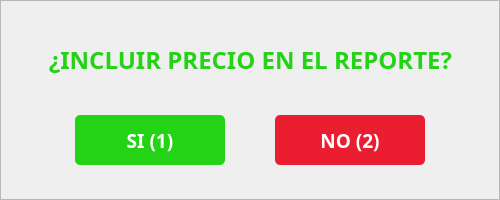
    <widget class="QFrame" name="frmDecidirReporte">
     <property name="geometry">
      <rect>
       <x>710</x>
       <y>440</y>
       <width>500</width>
       <height>200</height>
      </rect>
     </property>
     <property name="styleSheet">
      <string notr="true">#frmDecidirReporte{background-color: rgb(255, 255, 255);
color: rgb(0, 0, 0);
border:none;
border-radius: 10px;
border: 2px solid #D9D9D9;}</string>
     </property>
     <property name="frameShape">
      <enum>QFrame::StyledPanel</enum>
     </property>
     <property name="frameShadow">
      <enum>QFrame::Raised</enum>
     </property>
     <widget class="QLabel" name="label">
      <property name="geometry">
       <rect>
        <x>30</x>
        <y>30</y>
        <width>441</width>
        <height>60</height>
       </rect>
      </property>
      <property name="font">
       <font>
        <family>Poppins</family>
        <pointsize>18</pointsize>
        <weight>75</weight>
        <bold>true</bold>
       </font>
      </property>
      <property name="styleSheet">
       <string notr="true">color: #24D315;</string>
      </property>
      <property name="text">
       <string>¿INCLUIR PRECIO EN EL REPORTE?</string>
      </property>
      <property name="alignment">
       <set>Qt::AlignCenter</set>
      </property>
     </widget>
     <widget class="QPushButton" name="btnNoPrecioReporte">
      <property name="geometry">
       <rect>
        <x>275</x>
        <y>115</y>
        <width>150</width>
        <height>50</height>
       </rect>
      </property>
      <property name="font">
       <font>
        <family>Poppins</family>
        <pointsize>14</pointsize>
        <weight>75</weight>
        <bold>true</bold>
       </font>
      </property>
      <property name="cursor">
       <cursorShape>PointingHandCursor</cursorShape>
      </property>
      <property name="styleSheet">
       <string notr="true">background-color: rgb(234, 29, 49);
color: rgb(255, 255, 255);
border:none;
border-radius: 5px;</string>
      </property>
      <property name="text">
       <string>NO (2)</string>
      </property>
     </widget>
     <widget class="QPushButton" name="btnSiPrecioReporte">
      <property name="geometry">
       <rect>
        <x>75</x>
        <y>115</y>
        <width>150</width>
        <height>50</height>
       </rect>
      </property>
      <property name="font">
       <font>
        <family>Poppins</family>
        <pointsize>14</pointsize>
        <weight>75</weight>
        <bold>true</bold>
       </font>
      </property>
      <property name="cursor">
       <cursorShape>PointingHandCursor</cursorShape>
      </property>
      <property name="styleSheet">
       <string notr="true">background-color: rgb(36, 211, 21);
color: rgb(255, 255, 255);
border:none;
border-radius: 5px;</string>
      </property>
      <property name="text">
       <string>SI (1)</string>
      </property>
      <property name="flat">
       <bool>false</bool>
      </property>
     </widget>
    </widget>
